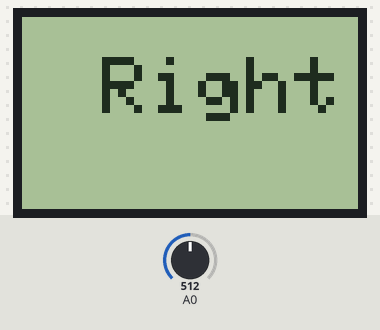
Bench run of a sketch on a simulated Arduino Uno, built with avr-gcc and run on an emulated ATmega328P. Shown: 84×48 one-colour display. The inputs (shaded band) are chosen by the test bench; at power-on: A0 = 512.

Above: at 1.3 s.
1.4 s: A0 set to 409
At 2.0 s:
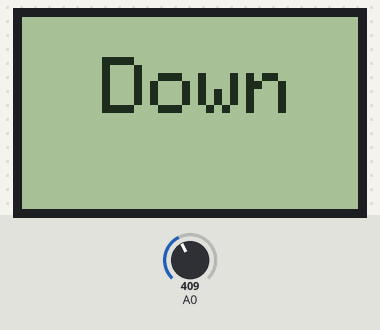
3.0 s: A0 set to 226
At 4.3 s:
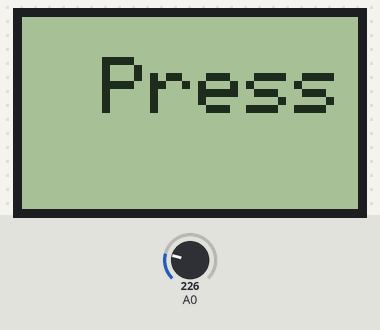
4.6 s: A0 set to 61
At 5.8 s:
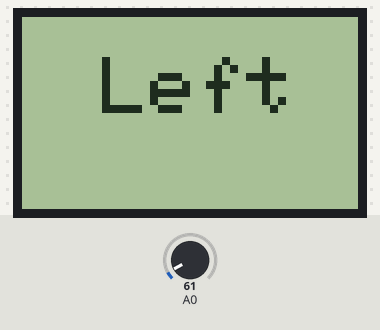
6.1 s: A0 set to 636
At 7.4 s:
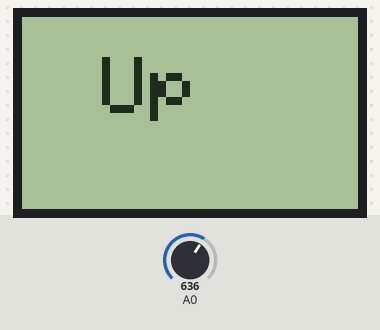
7.7 s: A0 set to 894
At 8.8 s:
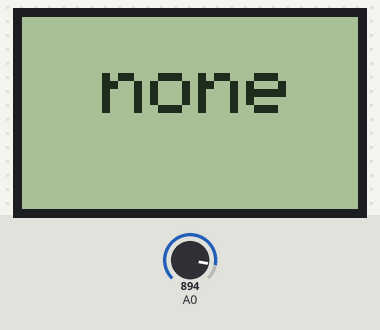
9.2 s: A0 set to 616
At 10.3 s:
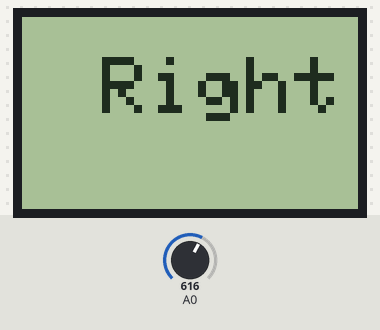
Timing chart, 0 to 11.7 s (numbered marks = the images above; inputs shaded):
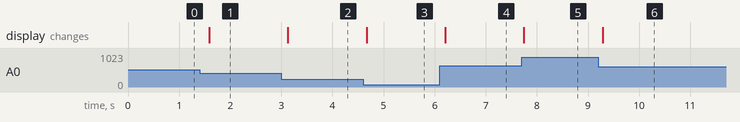

The sketch:

g1e-002d.ino
```cpp
#include <SPI.h>
#include <Adafruit_GFX.h>
#include <Adafruit_PCD8544.h>

Adafruit_PCD8544 display = Adafruit_PCD8544(2, 3, 4, 5, 6);


void setup()   {

  display.begin();
  display.setContrast(50);
  display.clearDisplay();
}

byte LCD_Key () {
  int lcd_key_pr = analogRead(A0);

   if (lcd_key_pr > 884)  return 0;  //Button none    1023
   if (lcd_key_pr < 71)   return 1;  //Button Left    0
   if (lcd_key_pr < 236)  return 2;  //Button Press   143
   if (lcd_key_pr < 419)  return 3;  //Button Down    330
   if (lcd_key_pr < 626)  return 4;  //Button Right   508
   if (lcd_key_pr < 884)  return 5;  //Button Up      745
}

void loop() {

  display.clearDisplay();

  display.setTextSize(2);
  display.setTextColor(BLACK);
  display.setCursor(20,10);

switch (LCD_Key())
 {
   case 0:
     display.println("none");
     break;
   case 1:
     display.println("Left");
     break;
   case 2:
     display.println("Press");
     break;
   case 3:
     display.println("Down");
     break;
   case 4:
     display.println("Right");
     break;
   case 5:
     display.println("Up");
     break;
 }

  display.display();
  delay(500);
}
```

Measured:
- after the input at 1.4 s, the display: changes after 0.19 s (image 1)
- after the input at 3.0 s, the display: changes after 0.13 s (image 2)
- after the input at 4.6 s, the display: changes after 0.07 s (image 3)
- after the input at 6.1 s, the display: changes after 0.11 s (image 4)
- after the input at 7.7 s, the display: changes after 0.05 s (image 5)
- after the input at 9.2 s, the display: changes after 0.09 s (image 6)
